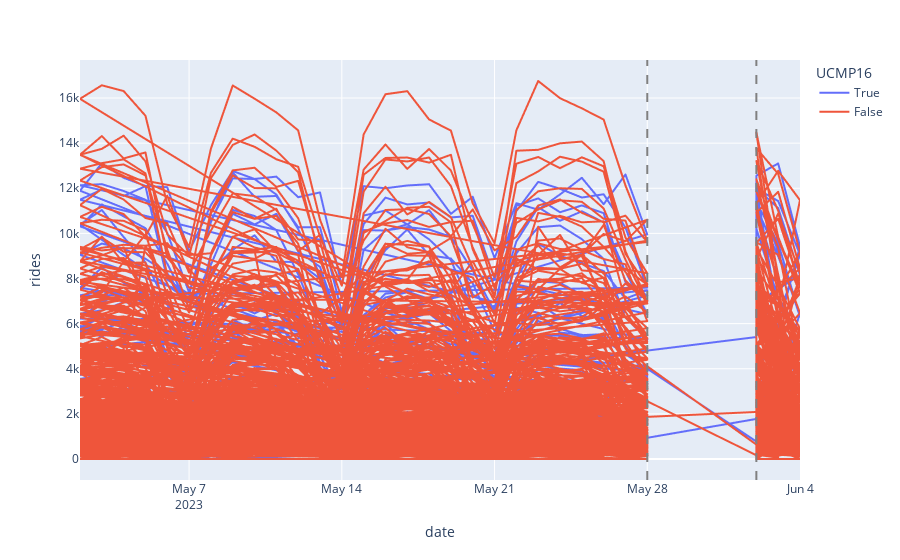

Notebook cell for this chart:
### Code cell
# IT's hard to see whether there are parallel trends here... too many data points.
fig = px.line(rides_trend, x='date', y='rides', color='UCMP16')
fig.add_vline(x=trend_end.strftime(YMD), line_dash="dash", line_color="gray")
fig.add_vline(x=DNC_START, line_dash="dash", line_color="gray")
fig.show()

### Figure 1 — Plotly figure (JSON) as saved in the notebook; plotly's stock layout.template omitted (floating-point values rounded to 4 significant figures; data arrays with more than 128 entries replaced by an {"elided": "..."} marker saying what was removed)
{"data": [{"hovertemplate": "UCMP16=True<br>date=%{x}<br>rides=%{y}<extra></extra>", "legendgroup": "True", "line": {"color": "#636efa", "dash": "solid"}, "marker": {"symbol": "circle"}, "mode": "lines", "name": "True", "showlegend": true, "type": "scattergl", "x": {"elided": "1008 str values"}, "xaxis": "x", "y": {"elided": "1008 int values"}, "yaxis": "y"}, {"hovertemplate": "UCMP16=False<br>date=%{x}<br>rides=%{y}<extra></extra>", "legendgroup": "False", "line": {"color": "#EF553B", "dash": "solid"}, "marker": {"symbol": "circle"}, "mode": "lines", "name": "False", "showlegend": true, "type": "scattergl", "x": {"elided": "11288 str values"}, "xaxis": "x", "y": {"elided": "11288 int values"}, "yaxis": "y"}], "layout": {"legend": {"title": {"text": "UCMP16"}, "tracegroupgap": 0}, "margin": {"t": 60}, "shapes": [{"line": {"color": "gray", "dash": "dash"}, "type": "line", "x0": "2023-05-28", "x1": "2023-05-28", "xref": "x", "y0": 0, "y1": 1, "yref": "y domain"}, {"line": {"color": "gray", "dash": "dash"}, "type": "line", "x0": "2023-06-02", "x1": "2023-06-02", "xref": "x", "y0": 0, "y1": 1, "yref": "y domain"}], "xaxis": {"anchor": "y", "domain": [0, 1], "title": {"text": "date"}}, "yaxis": {"anchor": "x", "domain": [0, 1], "title": {"text": "rides"}}}}
